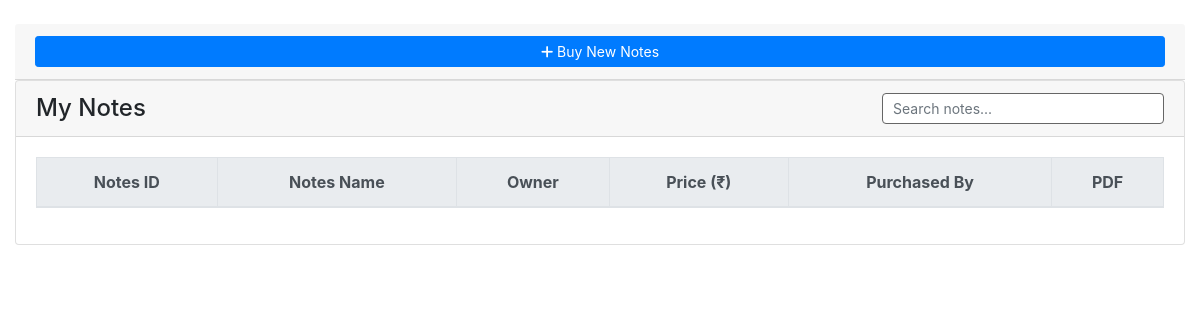
The app's page /notes.php, older data.
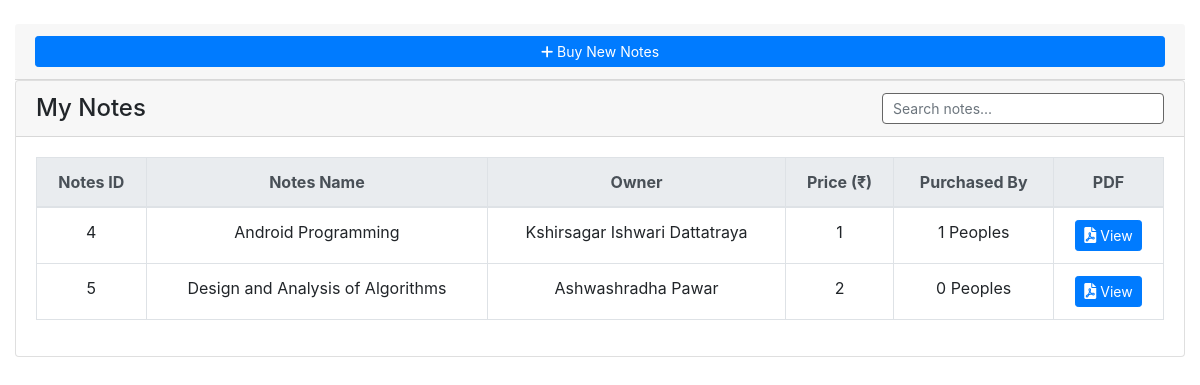
The same page, newer data.
### tables this page shows
CREATE TABLE `notes` (
  `notes_id` int(11) NOT NULL,
  `notes_owner_id` int(11) NOT NULL,
  `notes_name` varchar(200) NOT NULL,
  `notes_price` int(11) NOT NULL,
  `notes_pdf_link` varchar(500) NOT NULL
);

CREATE TABLE `users_database` (
  `user_id` int(11) NOT NULL,
  `name` varchar(200) NOT NULL,
  `email` varchar(200) NOT NULL,
  `password` varchar(200) NOT NULL,
  `user_type` int(11) NOT NULL,
  `phone_number` varchar(200) NOT NULL,
  `address` varchar(200) NOT NULL,
  `facebook` text NOT NULL,
  `instagram` text NOT NULL,
  `linkedin` text NOT NULL,
  `twitter` text NOT NULL,
  `github` text NOT NULL,
  `profile_information` text NOT NULL,
  `recent_activities` text NOT NULL,
  `created_on` datetime NOT NULL DEFAULT current_timestamp()
);

### notes.php (the view, shortened to what this page needs)
<?php
include 'db_connect.php';
?>
<!DOCTYPE html>
<html>
<head>
    <link rel="stylesheet" href="https://stackpath.bootstrapcdn.com/bootstrap/4.6.0/css/bootstrap.min.css">
    <link rel="stylesheet" href="https://cdnjs.cloudflare.com/ajax/libs/font-awesome/6.0.0/css/all.min.css">
</head>
<body>
<div class="container-fluid mt-4">
    <div class="card-header">
        <div class="card-tools">
            <a class="btn btn-block btn-sm btn-primary btn-flat" href="./index.php?page=new_notes">
                <i class="fa fa-plus"></i> Buy New Notes
            </a>
        </div>
    </div>
    <div class="card card-outline card-success">
        <div class="card-header d-flex justify-content-between align-items-center">
            <h4 class="card-title mb-0">My Notes</h4>
            <input type="text" id="searchInput" class="form-control form-control-sm w-25" placeholder="Search notes...">
        </div>
        <div class="card-body">
            <div class="table-responsive">
                <table class="table table-bordered table-hover" id="notesTable">
                    <thead class="thead-light">
                        <tr>
                            <th class="text-center" onclick="sortTable(0)">Notes ID</th>
                            <th class="text-center" onclick="sortTable(1)">Notes Name</th>
                            <th class="text-center" onclick="sortTable(2)">Owner</th>
                            <th class="text-center" onclick="sortTable(3)">Price (₹)</th>
                            <th class="text-center" onclick="sortTable(4)">Purchased By</th>
                            <th class="text-center">PDF</th>
                        </tr>
                    </thead>
                    <tbody>
                        <?php
                        if ($_SESSION['login_user_type'] == 3) {
                            $qry = $conn->query("
                                SELECT
                                    n.notes_id,
                                    n.notes_name,
                                    n.notes_price,
                                    u.name AS owner_name,
                                    COUNT(snr_all.student_id) AS total_purchased
                                FROM studentnotesregistered snr
                                INNER JOIN notes n
                                    ON snr.notes_id = n.notes_id
                                INNER JOIN users_database u
                                    ON n.notes_owner_id = u.user_id
                                LEFT JOIN studentnotesregistered snr_all
                                    ON snr_all.notes_id = n.notes_id
                                WHERE snr.student_id = " . (int)$_SESSION['login_user_id'] . "
                                GROUP BY n.notes_id
                            ");
                        } else {
                            $qry = $conn->query("
                                SELECT
                                    n.notes_id,
                                    n.notes_name,
                                    n.notes_price,
                                    u.name AS owner_name,
                                    COUNT(snr.student_id) AS total_purchased
                                FROM notes n
                                JOIN users_database u ON n.notes_owner_id = u.user_id
                                LEFT JOIN studentnotesregistered snr
                                    ON snr.notes_id = n.notes_id
                                GROUP BY n.notes_id
                            ");
                        }
                        while ($row = $qry->fetch_assoc()):
                        ?>
                        <tr>
                            <td class="text-center"><?php echo $row['notes_id']; ?></td>
                            <td class="text-center"><?php echo $row['notes_name']; ?></td>
                            <td class="text-center"><?php echo $row['owner_name']; ?></td>
                            <td class="text-center"><?php echo $row['notes_price']; ?></td>
                            <td class="text-center">
                                <?php echo $row['total_purchased']; ?> Peoples
                            </td>
                            <td class="text-center">
                                <a href="index.php?page=view_notes_pdf&id=<?php echo $row['notes_id']; ?>"
                                   class="btn btn-sm btn-primary">
                                    <i class="fa fa-file-pdf" style="font-size: 16px;"></i> View
                                </a>
                            </td>
                        </tr>
                        <?php endwhile; ?>
                    </tbody>
                </table>
            </div>
        </div>
    </div>
</div>
</body>
</html>

Row changes from the older to the newer data that the page shows:
added notes: notes_id "4", notes_name "Android Programming", notes_owner.name "Kshirsagar Ishwari Dattatraya", notes_price "1", total_purchased "1"
added notes: notes_id "5", notes_name "Design and Analysis of Algorithms", notes_owner.name "Ashwashradha Pawar", notes_price "2", total_purchased "0"
